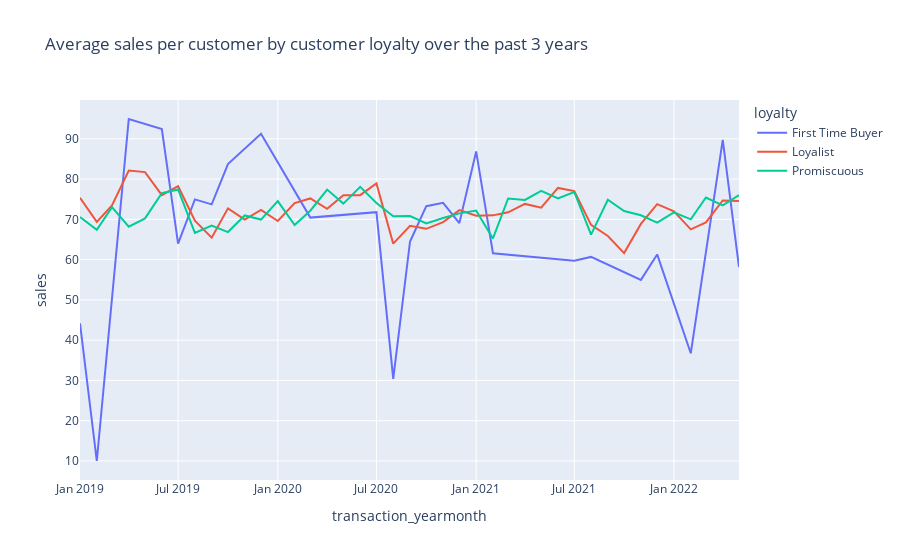

The notebook cell this image was saved under:
### Markdown cell above
**Plotly** is used to produce graphs as it is both interactive and visually appealing.

### Code cell
import plotly.express as px

fig = px.line(df_plot1,
              x = "transaction_yearmonth",
              y = "sales",
              color = "loyalty",
              title = "Average sales per customer by customer loyalty over the past 3 years")
fig.show()

### Figure 1 — Plotly figure (JSON) as saved in the notebook; plotly's stock layout.template omitted (floating-point values rounded to 4 significant figures)
{"data": [{"hovertemplate": "loyalty=First Time Buyer<br>transaction_yearmonth=%{x}<br>sales=%{y}<extra></extra>", "legendgroup": "First Time Buyer", "line": {"color": "#636efa", "dash": "solid"}, "marker": {"symbol": "circle"}, "mode": "lines", "name": "First Time Buyer", "orientation": "v", "showlegend": true, "type": "scatter", "x": ["2019-01", "2019-02", "2019-04", "2019-06", "2019-07", "2019-08", "2019-09", "2019-10", "2019-12", "2020-03", "2020-07", "2020-08", "2020-09", "2020-10", "2020-11", "2020-12", "2021-01", "2021-02", "2021-07", "2021-08", "2021-11", "2021-12", "2022-02", "2022-04", "2022-05"], "xaxis": "x", "y": [44.18, 9.99, 94.92, 92.43, 63.96, 74.96, 73.72, 83.72, 91.23, 70.44, 71.78, 30.38, 64.51, 73.27, 74.11, 69.06, 86.86, 61.58, 59.73, 60.67, 54.96, 61.29, 36.74, 89.73, 58.15], "yaxis": "y"}, {"hovertemplate": "loyalty=Loyalist<br>transaction_yearmonth=%{x}<br>sales=%{y}<extra></extra>", "legendgroup": "Loyalist", "line": {"color": "#EF553B", "dash": "solid"}, "marker": {"symbol": "circle"}, "mode": "lines", "name": "Loyalist", "orientation": "v", "showlegend": true, "type": "scatter", "x": ["2019-01", "2019-02", "2019-03", "2019-04", "2019-05", "2019-06", "2019-07", "2019-08", "2019-09", "2019-10", "2019-11", "2019-12", "2020-01", "2020-02", "2020-03", "2020-04", "2020-05", "2020-06", "2020-07", "2020-08", "2020-09", "2020-10", "2020-11", "2020-12", "2021-01", "2021-02", "2021-03", "2021-04", "2021-05", "2021-06", "2021-07", "2021-08", "2021-09", "2021-10", "2021-11", "2021-12", "2022-01", "2022-02", "2022-03", "2022-04", "2022-05"], "xaxis": "x", "y": [75.37, 69.36, 73.48, 82.13, 81.73, 76.0, 78.26, 69.65, 65.45, 72.73, 69.92, 72.35, 69.59, 74.05, 75.19, 72.6, 75.99, 76.0, 78.94, 63.96, 68.39, 67.65, 69.3, 72.29, 70.91, 70.99, 71.74, 73.83, 72.88, 77.81, 77.02, 68.63, 65.86, 61.62, 68.87, 73.79, 71.97, 67.53, 69.23, 74.7, 74.54], "yaxis": "y"}, {"hovertemplate": "loyalty=Promiscuous<br>transaction_yearmonth=%{x}<br>sales=%{y}<extra></extra>", "legendgroup": "Promiscuous", "line": {"color": "#00cc96", "dash": "solid"}, "marker": {"symbol": "circle"}, "mode": "lines", "name": "Promiscuous", "orientation": "v", "showlegend": true, "type": "scatter", "x": ["2019-01", "2019-02", "2019-03", "2019-04", "2019-05", "2019-06", "2019-07", "2019-08", "2019-09", "2019-10", "2019-11", "2019-12", "2020-01", "2020-02", "2020-03", "2020-04", "2020-05", "2020-06", "2020-07", "2020-08", "2020-09", "2020-10", "2020-11", "2020-12", "2021-01", "2021-02", "2021-03", "2021-04", "2021-05", "2021-06", "2021-07", "2021-08", "2021-09", "2021-10", "2021-11", "2021-12", "2022-01", "2022-02", "2022-03", "2022-04", "2022-05"], "xaxis": "x", "y": [70.59, 67.4, 73.05, 68.16, 70.25, 76.5, 77.43, 66.62, 68.43, 66.84, 70.97, 69.94, 74.52, 68.58, 72.14, 77.39, 73.91, 78.08, 74.06, 70.74, 70.82, 68.98, 70.34, 71.48, 72.17, 65.27, 75.19, 74.82, 77.06, 75.19, 76.8, 66.21, 74.86, 72.08, 71.02, 69.17, 71.73, 70.01, 75.42, 73.45, 76.03], "yaxis": "y"}], "layout": {"legend": {"title": {"text": "loyalty"}, "tracegroupgap": 0}, "title": {"text": "Average sales per customer by customer loyalty over the past 3 years"}, "xaxis": {"anchor": "y", "domain": [0, 1], "title": {"text": "transaction_yearmonth"}}, "yaxis": {"anchor": "x", "domain": [0, 1], "title": {"text": "sales"}}}}
